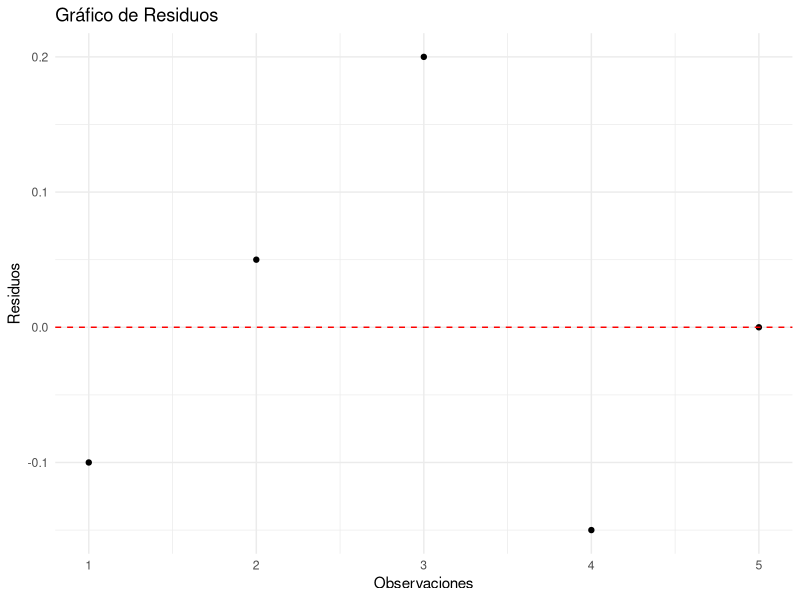

Source code (R):
## ---- chunk 1
knitr::opts_chunk$set(echo = FALSE)
## ---- chunk 2
# Ejemplo de regresión lineal simple en R data \<- data.frame(X = c(1, 2, 3, 4, 5), Y = c(2, 3, 4, 4.5, 5.5)) model \<- lm(Y \~ X, data = data) summary(model)

data <- data.frame(
  x = c(1, 2, 3, 4, 5),
  y = c(2, 3, 4, 4.5, 5.5))

modelo <- lm(y~x, data = data)
## ---- chunk 3
library(ggplot2)

residuos <- resid(modelo)


residuos_plot <- ggplot(data.frame(Residuos = residuos), aes(x = seq_along(Residuos), y = Residuos)) +
  geom_point() + 
  geom_hline(yintercept = 0, linetype = "dashed", color = "red") +
  labs(title = "Gráfico de Residuos",
       x = "Observaciones",
       y = "Residuos") +
  theme_minimal()



